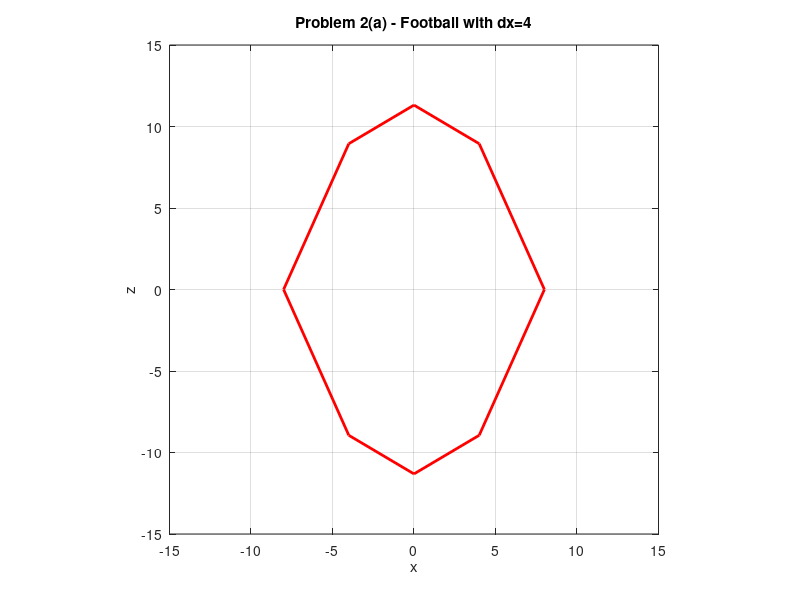
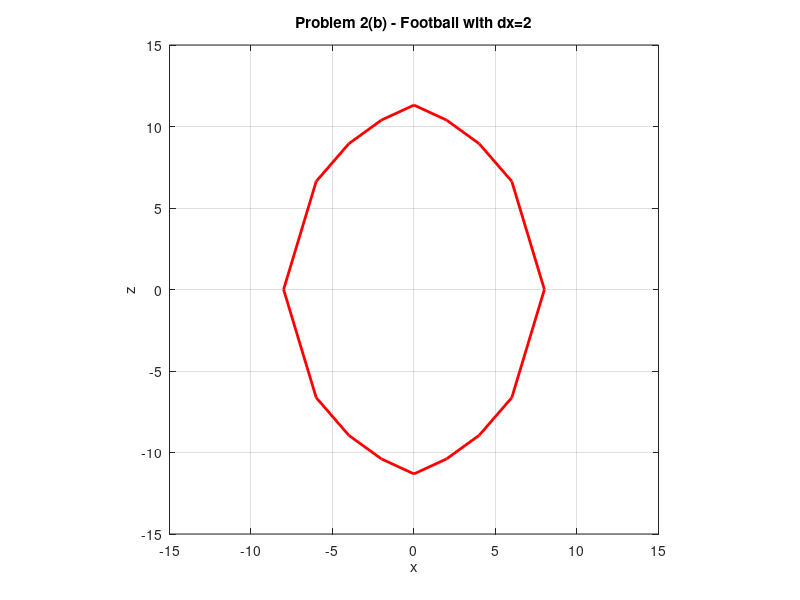
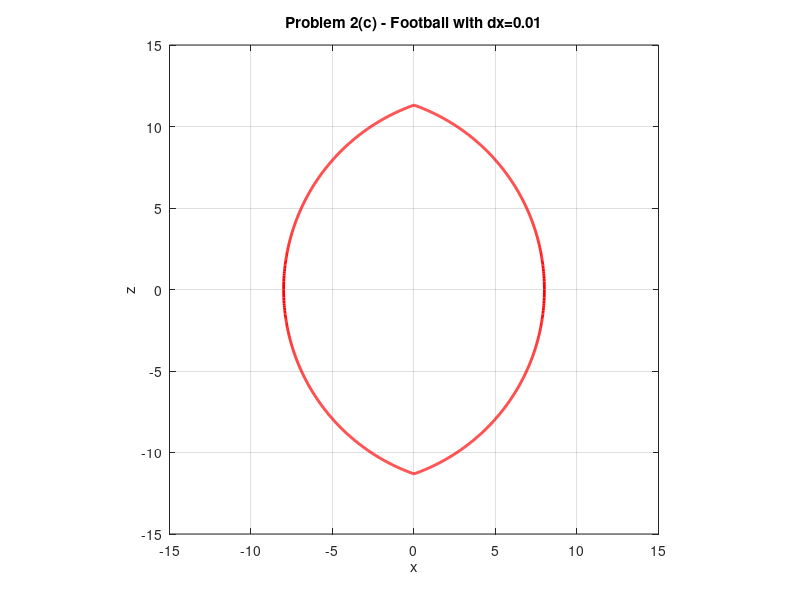

MATLAB code for these plots, in order:
%Lawrence Custodio - Problem 2
clc; clear all; close all;
%Defining the x vectors for the respective interval steps:
%dx = 4
four1 = -8:4:0; four2 = 0:4:8;
%dx = 2
two1 = -8:2:0; two2 = 0:2:8; 
%dx = 0.01
hun1 = -8:0.01:0; hun2 = 0:0.01:8; 
%Defining the function z in four different ways:
z1 = @(x) sqrt(12^2-(x+4).^2);
z1n = @(x) -sqrt(12^2-(x+4).^2);
z2 = @(x) sqrt(12^2-(abs(x)+4).^2);
z2n = @(x) -sqrt(12^2-(abs(x)+4).^2);

%Computing and plotting for z accordingly:
%For dx = 4:
figure
plot(four1,z2(four1),'Color','red','LineWidth',2); hold on
plot(four1,z2n(four1),'Color','red','LineWidth',2)
plot(four2,z1(four2),'Color','red','LineWidth',2)
plot(four2,z1n(four2),'Color','red','LineWidth',2)
%Plot properties
xlim([-15 15]); ylim([-15 15])
xlabel('x'); ylabel('z')
title('Problem 2(a) - Football with dx=4')
grid on
axis equal

%For dx = 2:
figure
plot(two1,z2(two1),'Color','red','LineWidth',2); hold on
plot(two1,z2n(two1),'Color','red','LineWidth',2)
plot(two2,z1(two2),'Color','red','LineWidth',2)
plot(two2,z1n(two2),'Color','red','LineWidth',2)
%Plot properties
xlim([-15 15]); ylim([-15 15])
xlabel('x'); ylabel('z')
title('Problem 2(b) - Football with dx=2')
grid on
axis equal

%For dx = 0.01;
figure
plot(hun1,z2(hun1),'Color','red','LineWidth',2); hold on
plot(hun1,z2n(hun1),'Color','red','LineWidth',2)
plot(hun2,z1(hun2),'Color','red','LineWidth',2)
plot(hun2,z1n(hun2),'Color','red','LineWidth',2)
%Plot properties
xlim([-15 15]); ylim([-15 15])
xlabel('x'); ylabel('z')
title('Problem 2(c) - Football with dx=0.01')
grid on
axis equal